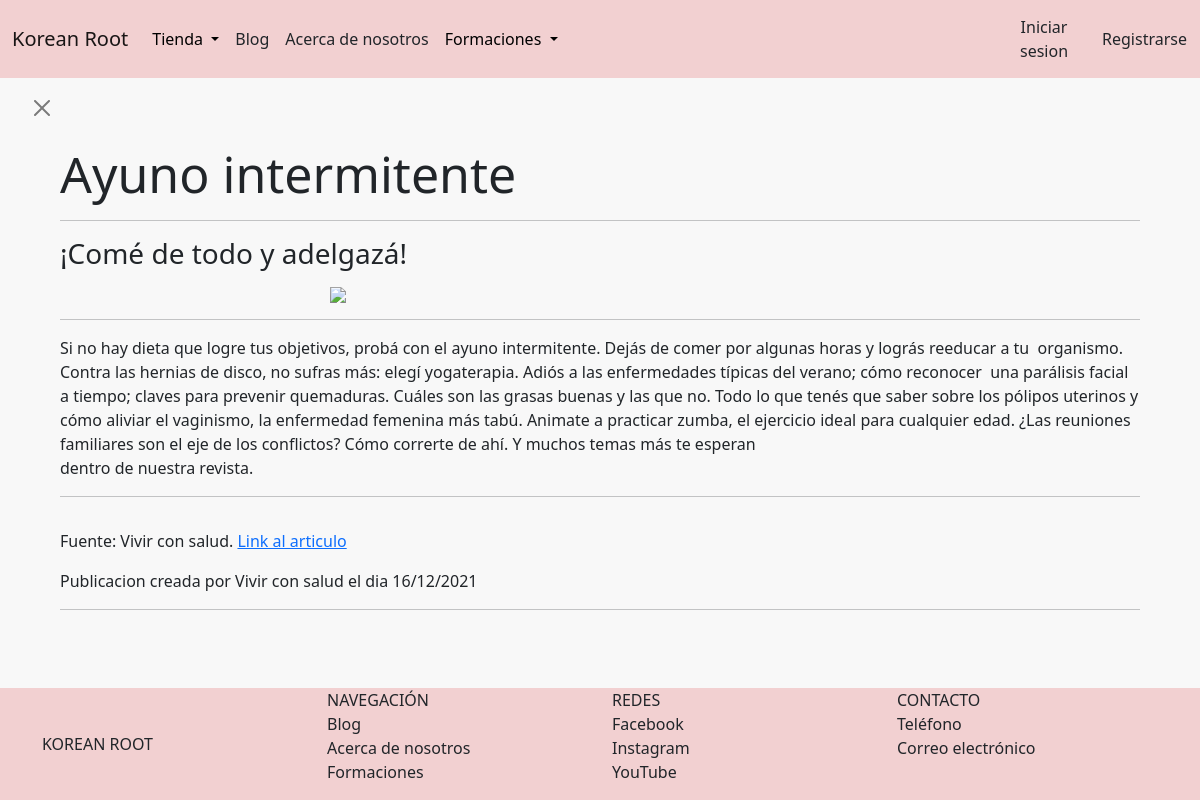
/blog/blogPost/2, run on the app's committed database.
### AppBlog/models.py (models this page shows, shortened)
class Post(models.Model):
    titulo = models.CharField(max_length=70)
    subtitulo = models.CharField(max_length=140)
    cuerpo = RichTextField(blank = True, null = True)
    fecha_creacion = models.DateTimeField()
    autor = models.CharField(max_length=50)
    img_portada = models.ImageField(upload_to='portadas_blog', null=True, blank=True)
    img_miniatura = models.ImageField(upload_to='miniaturas_blog', null=True, blank=True)
    fuente = models.CharField(max_length=20, null= True, blank= True)
    link_noticia = models.CharField(max_length=255, null= True, blank= True)

### AppBlog/views.py (the view)
# urls.py: path('blogPost/<id>', publicacionDetalle, name='publicacion_detalle'),
def publicacionDetalle(request, id):
    publicacion = Post.objects.get(id=id)
    return render(request, 'AppBlog/publicacionDetalle.html',{'titulo': publicacion.titulo,'subtitulo': publicacion.subtitulo, 'cuerpo': publicacion.cuerpo,
    'fecha_creacion': publicacion.fecha_creacion, 'autor': publicacion.autor, 'img_portada': publicacion.img_portada, 'fuente': publicacion.fuente, 'link_noticia': publicacion.link_noticia})

### AppBlog/templates/AppBlog/publicacionDetalle.html (shortened to what this page needs)
{% extends 'AppTienda/padre.html' %}
{% load static %}
{% block contenidoQueCambia %}
<button type="button" class="btn-close" aria-label="Close" style="margin-left: 2.5%; margin-top: 1.5%;">
    <a
    href="{% url 'blog:lista_publicaciones' %}"
    style="color: rgb(255, 255, 255); text-decoration: none;"
    >
    </a>
</button>
    <div style="margin-right: 5%; margin-left: 5%; margin-bottom: 2%; margin-top: 2%;">
        <h1 style="font-size: 50px">{{titulo}}</h1>
        <hr>
        <h3 style="margin-bottom: 1rem;">{{subtitulo}}</h3>
        {% if img_portada %}
            <img
            src="{{img_portada.url}}"
            width="50%"
            style=
            "display: block;
            margin-left: auto;
            margin-right: auto;
            width: 50%;">
        {% else %}
            <img src="\media\portadadefault.jpg" height="400"/>
        {% endif %}
        <hr>
        <p style="font-size: 20px;">{{cuerpo|safe}}</p>
        <hr style="margin-bottom: 3%;">
        {% if fuente %}
            <p>
                Fuente: {{fuente}}.
                <a href='{{link_noticia}}'>Link al articulo</a>
            </p>
        {% endif %}
        <p>Publicacion creada por {{autor}} el dia {{fecha_creacion|date:'d/n/Y'}}</p>
        <hr>
    </div>
{% endblock %}

### AppTienda/templates/AppTienda/padre.html (style rules this page uses)
.body { background-color:rgb(248, 248, 248); display: flex; flex-direction: column; min-height: 100vh; }

### data on the page
Post: titulo "Ayuno intermitente", subtitulo "¡Comé de todo y adelgazá!", cuerpo "Si no hay dieta que logre tus objetivos, probá con el ayuno intermitente. Dejás de comer por algunas horas y lográs reeducar a tu organismo. Contra las hernias de disco, no sufras más: elegí yogaterapia. Adiós a las enfermedades típicas del verano; cómo reconocer una parálisis facial a tiempo; claves para prevenir quemaduras. Cuáles son las grasas buenas y las que no. Todo lo que tenés que saber sobre los pólipos uterinos y cómo aliviar el vaginismo, la enfermedad femenina más tabú. Animate a practicar zumba, el ejercicio ideal para cualquier edad. ¿Las reuniones familiares son el eje de los conflictos? Cómo correrte de ahí. Y muchos temas más te esperan dentro de nuestra revista.", fuente "Vivir con salud", autor "Vivir con salud", fecha_creacion "16/12/2021"
